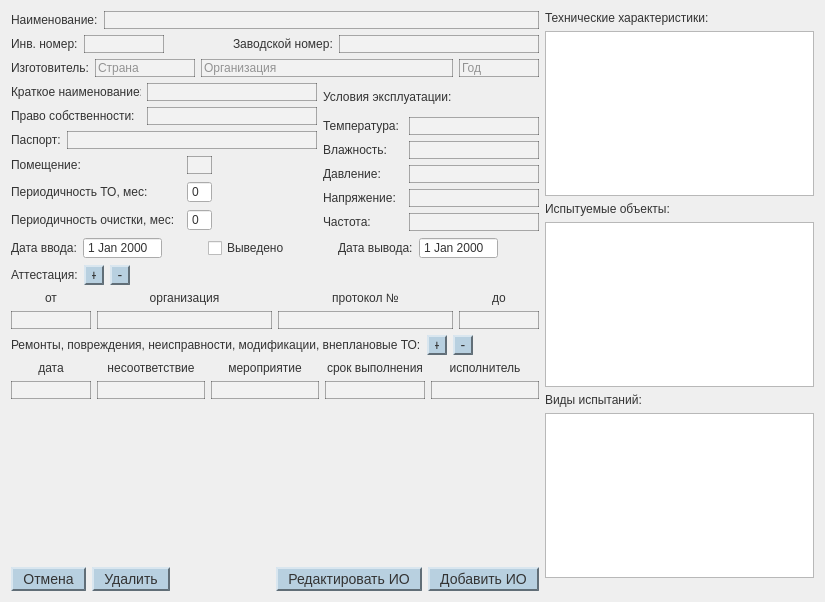
<?xml version="1.0" encoding="UTF-8"?>
<ui version="4.0">
 <class>add_io</class>
 <widget class="QDialog" name="add_io">
  <property name="geometry">
   <rect>
    <x>0</x>
    <y>0</y>
    <width>825</width>
    <height>602</height>
   </rect>
  </property>
  <property name="minimumSize">
   <size>
    <width>825</width>
    <height>555</height>
   </size>
  </property>
  <property name="windowTitle">
   <string>Dialog</string>
  </property>
  <property name="styleSheet">
   <string notr="true">QWidget {
 color: #333333;
}

QLabel {
 color: #333333;
 background-color: rgba(0, 0, 0, 0);
}

QTableView {
 color: #333333;
 border: 2px solid rgba(0, 0, 0, 70);
 background-color: #f0e6d2;
 gridline-color: rgba(180, 180, 180, 128);
}

QTableView::item:selected {
 color: #333333;
 background-color: rgba(180, 200, 220, 128);
}

QRadioButton {
 font-size: 14px;
}

QRadioButton:checked {
 font-size: 14px;
 background-color: #e1e9f0;
}

QRadioButton::indicator {
    width: 15px;
    height: 15px;
}
QRadioButton::indicator:checked {
 background-color: #a0c0d0;
    border: 2px solid rgba(255, 255, 255, 0);
 border-top-color: rgba(0, 0, 0, 120);
 border-left-color: rgba(0, 0, 0, 120);
 border-bottom-color: rgba(255, 255, 255, 120);
 border-right-color: rgba(255, 255, 255, 120);
}
QRadioButton::indicator:unchecked {
 background-color: #e1e9f0;
    border: 2px solid rgba(255, 255, 255, 0);
 border-top-color: rgba(255, 255, 255, 120);
 border-left-color: rgba(255, 255, 255, 120);
 border-bottom-color: rgba(0, 0, 0, 120);
 border-right-color: rgba(0, 0, 0, 120);
}

QLineEdit {
 border: 1px solid rgba(0, 0, 0, 80);
 background-color: rgba(255, 255, 255, 40);
}

QTextEdit {
 border: 1px solid rgba(0, 0, 0, 80);
 background-color: rgba(255, 255, 255, 40);
}

QPushButton {
 background-color: #b8d0e0;
    border: 2px solid rgba(255, 255, 255, 0);
 border-top-color: rgba(255, 255, 255, 120);
 border-left-color: rgba(255, 255, 255, 120);
 border-bottom-color: rgba(0, 0, 0, 120);
 border-right-color: rgba(0, 0, 0, 120);
    padding: 2px 10px;
    font-size: 14px;
}

QPushButton:hover {
 background-color: #c8dfe8;
}

QPushButton:pressed {
 background-color: #a0b8c8;
    border-top-color: rgba(0, 0, 0, 120);
 border-left-color: rgba(0, 0, 0, 120);
 border-bottom-color: rgba(255, 255, 255, 120);
 border-right-color: rgba(255, 255, 255, 120);
}
</string>
  </property>
  <layout class="QHBoxLayout" name="horizontalLayout_25">
   <item>
    <layout class="QVBoxLayout" name="verticalLayout_9">
     <item>
      <layout class="QHBoxLayout" name="horizontalLayout_2">
       <item>
        <widget class="QLabel" name="label_2">
         <property name="text">
          <string>Наименование:</string>
         </property>
        </widget>
       </item>
       <item>
        <widget class="QLineEdit" name="lineEdit_naim"/>
       </item>
      </layout>
     </item>
     <item>
      <layout class="QHBoxLayout" name="horizontalLayout_20">
       <item>
        <layout class="QHBoxLayout" name="horizontalLayout">
         <item>
          <widget class="QLabel" name="label">
           <property name="text">
            <string>Инв. номер:</string>
           </property>
          </widget>
         </item>
         <item>
          <widget class="QLineEdit" name="lineEdit_inv">
           <property name="maximumSize">
            <size>
             <width>80</width>
             <height>16777215</height>
            </size>
           </property>
          </widget>
         </item>
        </layout>
       </item>
       <item>
        <spacer name="horizontalSpacer_5">
         <property name="orientation">
          <enum>Qt::Orientation::Horizontal</enum>
         </property>
         <property name="sizeHint" stdset="0">
          <size>
           <width>20</width>
           <height>10</height>
          </size>
         </property>
        </spacer>
       </item>
       <item>
        <layout class="QHBoxLayout" name="horizontalLayout_4">
         <item>
          <widget class="QLabel" name="label_4">
           <property name="text">
            <string>Заводской номер:</string>
           </property>
          </widget>
         </item>
         <item>
          <widget class="QLineEdit" name="lineEdit_zav">
           <property name="minimumSize">
            <size>
             <width>200</width>
             <height>0</height>
            </size>
           </property>
          </widget>
         </item>
        </layout>
       </item>
      </layout>
     </item>
     <item>
      <layout class="QHBoxLayout" name="horizontalLayout_6">
       <item>
        <widget class="QLabel" name="label_6">
         <property name="text">
          <string>Изготовитель:</string>
         </property>
        </widget>
       </item>
       <item>
        <widget class="QLineEdit" name="lineEdit_izg_org">
         <property name="maximumSize">
          <size>
           <width>100</width>
           <height>16777215</height>
          </size>
         </property>
         <property name="placeholderText">
          <string>Страна</string>
         </property>
        </widget>
       </item>
       <item>
        <widget class="QLineEdit" name="lineEdit_izg_country">
         <property name="placeholderText">
          <string>Организация</string>
         </property>
        </widget>
       </item>
       <item>
        <widget class="QLineEdit" name="lineEdit_izg_year">
         <property name="maximumSize">
          <size>
           <width>80</width>
           <height>16777215</height>
          </size>
         </property>
         <property name="placeholderText">
          <string>Год</string>
         </property>
        </widget>
       </item>
      </layout>
     </item>
     <item>
      <layout class="QHBoxLayout" name="horizontalLayout_21">
       <item>
        <layout class="QVBoxLayout" name="verticalLayout_8">
         <item>
          <layout class="QHBoxLayout" name="horizontalLayout_3">
           <item>
            <widget class="QLabel" name="label_3">
             <property name="minimumSize">
              <size>
               <width>130</width>
               <height>0</height>
              </size>
             </property>
             <property name="maximumSize">
              <size>
               <width>130</width>
               <height>16777215</height>
              </size>
             </property>
             <property name="text">
              <string>Краткое наименование:</string>
             </property>
            </widget>
           </item>
           <item>
            <widget class="QLineEdit" name="lineEdit_krnaim">
             <property name="minimumSize">
              <size>
               <width>170</width>
               <height>0</height>
              </size>
             </property>
            </widget>
           </item>
          </layout>
         </item>
         <item>
          <layout class="QHBoxLayout" name="horizontalLayout_7">
           <item>
            <widget class="QLabel" name="label_7">
             <property name="minimumSize">
              <size>
               <width>130</width>
               <height>0</height>
              </size>
             </property>
             <property name="maximumSize">
              <size>
               <width>130</width>
               <height>16777215</height>
              </size>
             </property>
             <property name="text">
              <string>Право собственности:</string>
             </property>
            </widget>
           </item>
           <item>
            <widget class="QLineEdit" name="lineEdit_pravo">
             <property name="minimumSize">
              <size>
               <width>170</width>
               <height>0</height>
              </size>
             </property>
            </widget>
           </item>
          </layout>
         </item>
         <item>
          <layout class="QHBoxLayout" name="horizontalLayout_9">
           <item>
            <widget class="QLabel" name="label_9">
             <property name="text">
              <string>Паспорт:</string>
             </property>
            </widget>
           </item>
           <item>
            <widget class="QLineEdit" name="lineEdit_pasp"/>
           </item>
          </layout>
         </item>
         <item>
          <layout class="QHBoxLayout" name="horizontalLayout_5">
           <item>
            <widget class="QLabel" name="label_5">
             <property name="minimumSize">
              <size>
               <width>170</width>
               <height>0</height>
              </size>
             </property>
             <property name="text">
              <string>Помещение:</string>
             </property>
            </widget>
           </item>
           <item>
            <widget class="QLineEdit" name="lineEdit_pom">
             <property name="maximumSize">
              <size>
               <width>25</width>
               <height>16777215</height>
              </size>
             </property>
            </widget>
           </item>
           <item>
            <spacer name="horizontalSpacer_11">
             <property name="orientation">
              <enum>Qt::Orientation::Horizontal</enum>
             </property>
             <property name="sizeHint" stdset="0">
              <size>
               <width>40</width>
               <height>20</height>
              </size>
             </property>
            </spacer>
           </item>
          </layout>
         </item>
         <item>
          <layout class="QHBoxLayout" name="horizontalLayout_15">
           <item>
            <widget class="QLabel" name="label_20">
             <property name="minimumSize">
              <size>
               <width>170</width>
               <height>0</height>
              </size>
             </property>
             <property name="text">
              <string>Периодичность ТО, мес:</string>
             </property>
            </widget>
           </item>
           <item>
            <widget class="QSpinBox" name="spinBox_TO">
             <property name="buttonSymbols">
              <enum>QAbstractSpinBox::ButtonSymbols::NoButtons</enum>
             </property>
            </widget>
           </item>
           <item>
            <spacer name="horizontalSpacer_3">
             <property name="orientation">
              <enum>Qt::Orientation::Horizontal</enum>
             </property>
             <property name="sizeHint" stdset="0">
              <size>
               <width>40</width>
               <height>20</height>
              </size>
             </property>
            </spacer>
           </item>
          </layout>
         </item>
         <item>
          <layout class="QHBoxLayout" name="horizontalLayout_16">
           <item>
            <widget class="QLabel" name="label_21">
             <property name="minimumSize">
              <size>
               <width>170</width>
               <height>0</height>
              </size>
             </property>
             <property name="text">
              <string>Периодичность очистки, мес:</string>
             </property>
            </widget>
           </item>
           <item>
            <widget class="QSpinBox" name="spinBox_clean">
             <property name="buttonSymbols">
              <enum>QAbstractSpinBox::ButtonSymbols::NoButtons</enum>
             </property>
            </widget>
           </item>
           <item>
            <spacer name="horizontalSpacer_4">
             <property name="orientation">
              <enum>Qt::Orientation::Horizontal</enum>
             </property>
             <property name="sizeHint" stdset="0">
              <size>
               <width>40</width>
               <height>20</height>
              </size>
             </property>
            </spacer>
           </item>
          </layout>
         </item>
        </layout>
       </item>
       <item>
        <layout class="QVBoxLayout" name="verticalLayout_4">
         <item>
          <widget class="QLabel" name="label_14">
           <property name="text">
            <string>Условия эксплуатации:</string>
           </property>
          </widget>
         </item>
         <item>
          <layout class="QHBoxLayout" name="horizontalLayout_10">
           <item>
            <widget class="QLabel" name="label_15">
             <property name="minimumSize">
              <size>
               <width>80</width>
               <height>0</height>
              </size>
             </property>
             <property name="maximumSize">
              <size>
               <width>80</width>
               <height>16777215</height>
              </size>
             </property>
             <property name="text">
              <string>Температура:</string>
             </property>
            </widget>
           </item>
           <item>
            <widget class="QLineEdit" name="lineEdit_temp"/>
           </item>
          </layout>
         </item>
         <item>
          <layout class="QHBoxLayout" name="horizontalLayout_11">
           <item>
            <widget class="QLabel" name="label_16">
             <property name="minimumSize">
              <size>
               <width>80</width>
               <height>0</height>
              </size>
             </property>
             <property name="maximumSize">
              <size>
               <width>80</width>
               <height>16777215</height>
              </size>
             </property>
             <property name="text">
              <string>Влажность:</string>
             </property>
            </widget>
           </item>
           <item>
            <widget class="QLineEdit" name="lineEdit_vlag"/>
           </item>
          </layout>
         </item>
         <item>
          <layout class="QHBoxLayout" name="horizontalLayout_12">
           <item>
            <widget class="QLabel" name="label_17">
             <property name="minimumSize">
              <size>
               <width>80</width>
               <height>0</height>
              </size>
             </property>
             <property name="maximumSize">
              <size>
               <width>80</width>
               <height>16777215</height>
              </size>
             </property>
             <property name="text">
              <string>Давление:</string>
             </property>
            </widget>
           </item>
           <item>
            <widget class="QLineEdit" name="lineEdit_davl"/>
           </item>
          </layout>
         </item>
         <item>
          <layout class="QHBoxLayout" name="horizontalLayout_13">
           <item>
            <widget class="QLabel" name="label_18">
             <property name="minimumSize">
              <size>
               <width>80</width>
               <height>0</height>
              </size>
             </property>
             <property name="maximumSize">
              <size>
               <width>80</width>
               <height>16777215</height>
              </size>
             </property>
             <property name="text">
              <string>Напряжение:</string>
             </property>
            </widget>
           </item>
           <item>
            <widget class="QLineEdit" name="lineEdit_napr"/>
           </item>
          </layout>
         </item>
         <item>
          <layout class="QHBoxLayout" name="horizontalLayout_14">
           <item>
            <widget class="QLabel" name="label_19">
             <property name="minimumSize">
              <size>
               <width>80</width>
               <height>0</height>
              </size>
             </property>
             <property name="maximumSize">
              <size>
               <width>80</width>
               <height>16777215</height>
              </size>
             </property>
             <property name="text">
              <string>Частота:</string>
             </property>
            </widget>
           </item>
           <item>
            <widget class="QLineEdit" name="lineEdit_chast"/>
           </item>
          </layout>
         </item>
        </layout>
       </item>
      </layout>
     </item>
     <item>
      <layout class="QHBoxLayout" name="horizontalLayout_24">
       <item>
        <layout class="QHBoxLayout" name="horizontalLayout_8">
         <item>
          <widget class="QLabel" name="label_8">
           <property name="text">
            <string>Дата ввода:</string>
           </property>
          </widget>
         </item>
         <item>
          <widget class="QDateEdit" name="dateEdit_vvod">
           <property name="buttonSymbols">
            <enum>QAbstractSpinBox::ButtonSymbols::NoButtons</enum>
           </property>
          </widget>
         </item>
         <item>
          <spacer name="horizontalSpacer_10">
           <property name="orientation">
            <enum>Qt::Orientation::Horizontal</enum>
           </property>
           <property name="sizeHint" stdset="0">
            <size>
             <width>40</width>
             <height>20</height>
            </size>
           </property>
          </spacer>
         </item>
        </layout>
       </item>
       <item>
        <widget class="QCheckBox" name="checkBox">
         <property name="text">
          <string>Выведено</string>
         </property>
        </widget>
       </item>
       <item>
        <spacer name="horizontalSpacer_6">
         <property name="orientation">
          <enum>Qt::Orientation::Horizontal</enum>
         </property>
         <property name="sizeHint" stdset="0">
          <size>
           <width>40</width>
           <height>20</height>
          </size>
         </property>
        </spacer>
       </item>
       <item>
        <layout class="QHBoxLayout" name="horizontalLayout_23">
         <item>
          <widget class="QLabel" name="label_26">
           <property name="text">
            <string>Дата вывода:</string>
           </property>
          </widget>
         </item>
         <item>
          <widget class="QDateEdit" name="dateEdit_vyvod">
           <property name="buttonSymbols">
            <enum>QAbstractSpinBox::ButtonSymbols::NoButtons</enum>
           </property>
          </widget>
         </item>
        </layout>
       </item>
       <item>
        <spacer name="horizontalSpacer_7">
         <property name="orientation">
          <enum>Qt::Orientation::Horizontal</enum>
         </property>
         <property name="sizeHint" stdset="0">
          <size>
           <width>40</width>
           <height>20</height>
          </size>
         </property>
        </spacer>
       </item>
      </layout>
     </item>
     <item>
      <layout class="QVBoxLayout" name="verticalLayout_6">
       <item>
        <layout class="QHBoxLayout" name="horizontalLayout_19">
         <item>
          <widget class="QLabel" name="label_10">
           <property name="text">
            <string>Аттестация:</string>
           </property>
          </widget>
         </item>
         <item>
          <widget class="QPushButton" name="pushButton_att_add">
           <property name="maximumSize">
            <size>
             <width>20</width>
             <height>20</height>
            </size>
           </property>
           <property name="focusPolicy">
            <enum>Qt::FocusPolicy::NoFocus</enum>
           </property>
           <property name="text">
            <string>+</string>
           </property>
          </widget>
         </item>
         <item>
          <widget class="QPushButton" name="pushButton_att_rem">
           <property name="maximumSize">
            <size>
             <width>20</width>
             <height>20</height>
            </size>
           </property>
           <property name="focusPolicy">
            <enum>Qt::FocusPolicy::NoFocus</enum>
           </property>
           <property name="text">
            <string>-</string>
           </property>
          </widget>
         </item>
         <item>
          <spacer name="horizontalSpacer">
           <property name="orientation">
            <enum>Qt::Orientation::Horizontal</enum>
           </property>
           <property name="sizeHint" stdset="0">
            <size>
             <width>40</width>
             <height>20</height>
            </size>
           </property>
          </spacer>
         </item>
        </layout>
       </item>
       <item>
        <layout class="QHBoxLayout" name="horizontalLayout_17">
         <item>
          <widget class="QLabel" name="label_22">
           <property name="maximumSize">
            <size>
             <width>80</width>
             <height>16777215</height>
            </size>
           </property>
           <property name="text">
            <string>от</string>
           </property>
           <property name="alignment">
            <set>Qt::AlignmentFlag::AlignCenter</set>
           </property>
          </widget>
         </item>
         <item>
          <widget class="QLabel" name="label_23">
           <property name="text">
            <string>организация</string>
           </property>
           <property name="alignment">
            <set>Qt::AlignmentFlag::AlignCenter</set>
           </property>
          </widget>
         </item>
         <item>
          <widget class="QLabel" name="label_24">
           <property name="text">
            <string>протокол №</string>
           </property>
           <property name="alignment">
            <set>Qt::AlignmentFlag::AlignCenter</set>
           </property>
          </widget>
         </item>
         <item>
          <widget class="QLabel" name="label_25">
           <property name="maximumSize">
            <size>
             <width>80</width>
             <height>16777215</height>
            </size>
           </property>
           <property name="text">
            <string>до</string>
           </property>
           <property name="alignment">
            <set>Qt::AlignmentFlag::AlignCenter</set>
           </property>
          </widget>
         </item>
        </layout>
       </item>
       <item>
        <layout class="QHBoxLayout" name="horizontalLayout_18">
         <item>
          <widget class="QLineEdit" name="lineEdit_att_ot">
           <property name="maximumSize">
            <size>
             <width>80</width>
             <height>16777215</height>
            </size>
           </property>
          </widget>
         </item>
         <item>
          <widget class="QLineEdit" name="lineEdit_att_org"/>
         </item>
         <item>
          <widget class="QLineEdit" name="lineEdit_att_prot"/>
         </item>
         <item>
          <widget class="QLineEdit" name="lineEdit_att_do">
           <property name="maximumSize">
            <size>
             <width>80</width>
             <height>16777215</height>
            </size>
           </property>
          </widget>
         </item>
        </layout>
       </item>
      </layout>
     </item>
     <item>
      <layout class="QVBoxLayout" name="verticalLayout_7">
       <item>
        <layout class="QHBoxLayout" name="horizontalLayout_40">
         <item>
          <widget class="QLabel" name="label_55">
           <property name="text">
            <string>Ремонты, повреждения, неисправности, модификации, внеплановые ТО:</string>
           </property>
          </widget>
         </item>
         <item>
          <widget class="QPushButton" name="pushButton_add_to">
           <property name="maximumSize">
            <size>
             <width>20</width>
             <height>20</height>
            </size>
           </property>
           <property name="focusPolicy">
            <enum>Qt::FocusPolicy::NoFocus</enum>
           </property>
           <property name="text">
            <string>+</string>
           </property>
          </widget>
         </item>
         <item>
          <widget class="QPushButton" name="pushButton_rem_to">
           <property name="maximumSize">
            <size>
             <width>20</width>
             <height>20</height>
            </size>
           </property>
           <property name="focusPolicy">
            <enum>Qt::FocusPolicy::NoFocus</enum>
           </property>
           <property name="text">
            <string>-</string>
           </property>
          </widget>
         </item>
         <item>
          <spacer name="horizontalSpacer_9">
           <property name="orientation">
            <enum>Qt::Orientation::Horizontal</enum>
           </property>
           <property name="sizeHint" stdset="0">
            <size>
             <width>40</width>
             <height>20</height>
            </size>
           </property>
          </spacer>
         </item>
        </layout>
       </item>
       <item>
        <layout class="QHBoxLayout" name="horizontalLayout_38">
         <item>
          <widget class="QLabel" name="label_50">
           <property name="maximumSize">
            <size>
             <width>80</width>
             <height>16777215</height>
            </size>
           </property>
           <property name="text">
            <string>дата</string>
           </property>
           <property name="alignment">
            <set>Qt::AlignmentFlag::AlignCenter</set>
           </property>
          </widget>
         </item>
         <item>
          <widget class="QLabel" name="label_51">
           <property name="text">
            <string>несоответствие</string>
           </property>
           <property name="alignment">
            <set>Qt::AlignmentFlag::AlignCenter</set>
           </property>
          </widget>
         </item>
         <item>
          <widget class="QLabel" name="label_52">
           <property name="text">
            <string>мероприятие</string>
           </property>
           <property name="alignment">
            <set>Qt::AlignmentFlag::AlignCenter</set>
           </property>
          </widget>
         </item>
         <item>
          <widget class="QLabel" name="label_53">
           <property name="maximumSize">
            <size>
             <width>100</width>
             <height>16777215</height>
            </size>
           </property>
           <property name="text">
            <string>срок выполнения</string>
           </property>
           <property name="alignment">
            <set>Qt::AlignmentFlag::AlignCenter</set>
           </property>
          </widget>
         </item>
         <item>
          <widget class="QLabel" name="label_54">
           <property name="text">
            <string>исполнитель</string>
           </property>
           <property name="alignment">
            <set>Qt::AlignmentFlag::AlignCenter</set>
           </property>
          </widget>
         </item>
        </layout>
       </item>
       <item>
        <layout class="QHBoxLayout" name="horizontalLayout_39">
         <item>
          <widget class="QLineEdit" name="lineEdit_rem_date_4">
           <property name="maximumSize">
            <size>
             <width>80</width>
             <height>16777215</height>
            </size>
           </property>
          </widget>
         </item>
         <item>
          <widget class="QLineEdit" name="lineEdit_rem_nessotv_4"/>
         </item>
         <item>
          <widget class="QLineEdit" name="lineEdit_rem_mer_4"/>
         </item>
         <item>
          <widget class="QLineEdit" name="lineEdit_rem_srok_4">
           <property name="maximumSize">
            <size>
             <width>100</width>
             <height>16777215</height>
            </size>
           </property>
          </widget>
         </item>
         <item>
          <widget class="QLineEdit" name="lineEdit_rem_isp_4"/>
         </item>
        </layout>
       </item>
      </layout>
     </item>
     <item>
      <spacer name="verticalSpacer">
       <property name="orientation">
        <enum>Qt::Orientation::Vertical</enum>
       </property>
       <property name="sizeHint" stdset="0">
        <size>
         <width>20</width>
         <height>40</height>
        </size>
       </property>
      </spacer>
     </item>
     <item>
      <layout class="QHBoxLayout" name="horizontalLayout_22">
       <item>
        <widget class="QPushButton" name="pushButton_cancel">
         <property name="focusPolicy">
          <enum>Qt::FocusPolicy::NoFocus</enum>
         </property>
         <property name="text">
          <string>Отмена</string>
         </property>
        </widget>
       </item>
       <item>
        <widget class="QPushButton" name="pushButton_delete">
         <property name="focusPolicy">
          <enum>Qt::FocusPolicy::NoFocus</enum>
         </property>
         <property name="text">
          <string>Удалить</string>
         </property>
        </widget>
       </item>
       <item>
        <spacer name="horizontalSpacer_2">
         <property name="orientation">
          <enum>Qt::Orientation::Horizontal</enum>
         </property>
         <property name="sizeHint" stdset="0">
          <size>
           <width>40</width>
           <height>20</height>
          </size>
         </property>
        </spacer>
       </item>
       <item>
        <widget class="QPushButton" name="pushButton_edit">
         <property name="focusPolicy">
          <enum>Qt::FocusPolicy::NoFocus</enum>
         </property>
         <property name="text">
          <string>Редактировать ИО</string>
         </property>
        </widget>
       </item>
       <item>
        <widget class="QPushButton" name="pushButton_add">
         <property name="focusPolicy">
          <enum>Qt::FocusPolicy::NoFocus</enum>
         </property>
         <property name="text">
          <string>Добавить ИО</string>
         </property>
        </widget>
       </item>
      </layout>
     </item>
    </layout>
   </item>
   <item>
    <layout class="QVBoxLayout" name="verticalLayout_5">
     <item>
      <layout class="QVBoxLayout" name="verticalLayout">
       <item>
        <widget class="QLabel" name="label_13">
         <property name="text">
          <string>Технические характеристики:</string>
         </property>
        </widget>
       </item>
       <item>
        <widget class="QPlainTextEdit" name="plainTextEdit_tecn_char"/>
       </item>
      </layout>
     </item>
     <item>
      <layout class="QVBoxLayout" name="verticalLayout_3">
       <item>
        <widget class="QLabel" name="label_11">
         <property name="text">
          <string>Испытуемые объекты:</string>
         </property>
        </widget>
       </item>
       <item>
        <widget class="QPlainTextEdit" name="plainTextEdit_obj"/>
       </item>
      </layout>
     </item>
     <item>
      <layout class="QVBoxLayout" name="verticalLayout_2">
       <item>
        <widget class="QLabel" name="label_12">
         <property name="text">
          <string>Виды испытаний:</string>
         </property>
        </widget>
       </item>
       <item>
        <widget class="QPlainTextEdit" name="plainTextEdit_type"/>
       </item>
      </layout>
     </item>
     <item>
      <spacer name="verticalSpacer_2">
       <property name="orientation">
        <enum>Qt::Orientation::Vertical</enum>
       </property>
       <property name="sizeHint" stdset="0">
        <size>
         <width>20</width>
         <height>40</height>
        </size>
       </property>
      </spacer>
     </item>
    </layout>
   </item>
  </layout>
 </widget>
 <resources/>
 <connections/>
</ui>
